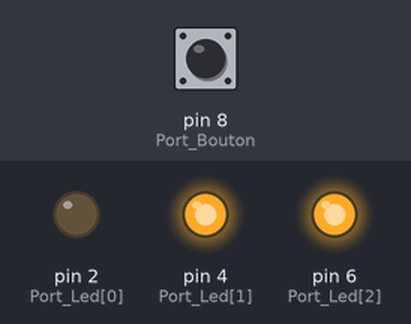
Bench run of a sketch on a simulated Arduino Uno, built with avr-gcc and run on an emulated ATmega328P. On the bench: output pins drawn as LEDs (lit = HIGH). The test bench sets the inputs (shaded band); at power-on: pin 8 (Port_Bouton) HIGH.

Above: at 1.2 s.
1.3 s: pin 8 (Port_Bouton) pulled LOW for 0.15 s
At 2.4 s:
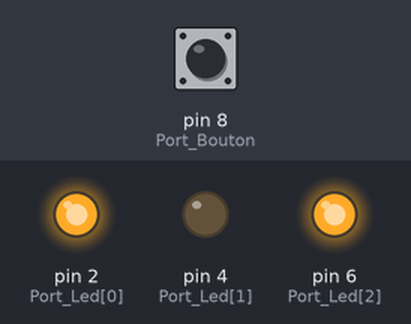
2.9 s: pin 8 (Port_Bouton) pulled LOW for 1 s
At 4.9 s:
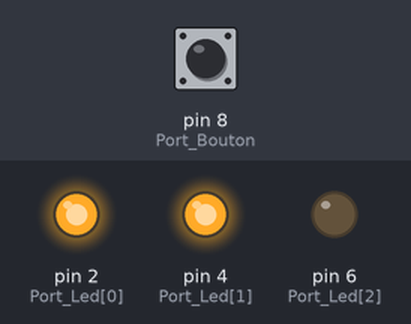
5.4 s: pin 8 (Port_Bouton) pulled LOW for 3.2 s
At 9.7 s:
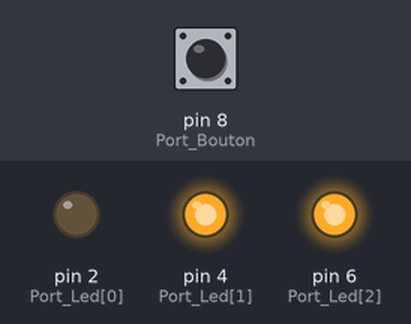
Timing chart, 0 to 11.2 s (numbered marks = the images above; inputs shaded):
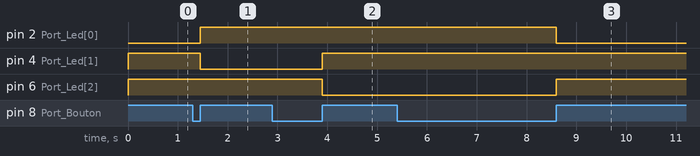

Measured:
- after the input at 1.3 s, pin 2 (Port_Led[0]): LOW → HIGH after 0.15 s; pin 4 (Port_Led[1]): HIGH → LOW after 0.15 s
- after the input at 2.9 s, pin 4 (Port_Led[1]): LOW → HIGH after 1.0 s; pin 6 (Port_Led[2]): HIGH → LOW after 1.0 s
- after the input at 5.4 s, pin 2 (Port_Led[0]): HIGH → LOW after 3.2 s; pin 6 (Port_Led[2]): LOW → HIGH after 3.2 s

The sketch:

TP1_-_3eme.ino
```cpp
// définition de la broche 2 de la carte en tant que variable
const int Port_Led[] = {2,4,6} ;
const int Port_Bouton = 8 ;
boolean etat[]={LOW,HIGH,HIGH};
int on=0;

// fonction d'initialisation de la carte
void setup ( )
{
// initialisation de la broche 2 comme étant une sortie
for(int i = 0; i<3;i++){
    pinMode(Port_Led[i],OUTPUT);
    }
pinMode ( Port_Bouton, INPUT_PULLUP );
for(int i = 0; i<3;i++){
  digitalWrite(Port_Led[i], etat[i]);
}
}

// fonction principale, elle se répète (s'exécute) à l'infini
void loop ( ){
if (digitalRead(Port_Bouton)==LOW){
  while (digitalRead(Port_Bouton)==LOW){;}
  etat[on]=!etat[on];
  if (on<2){
    etat[on+1]=!etat[on+1];
    on++;
  }
  else if (on==2){
    etat[0]=!etat[0];
    on=0;
  }
  for(int i = 0; i<3;i++){
  digitalWrite(Port_Led[i], etat[i]);
}
}
}
```
